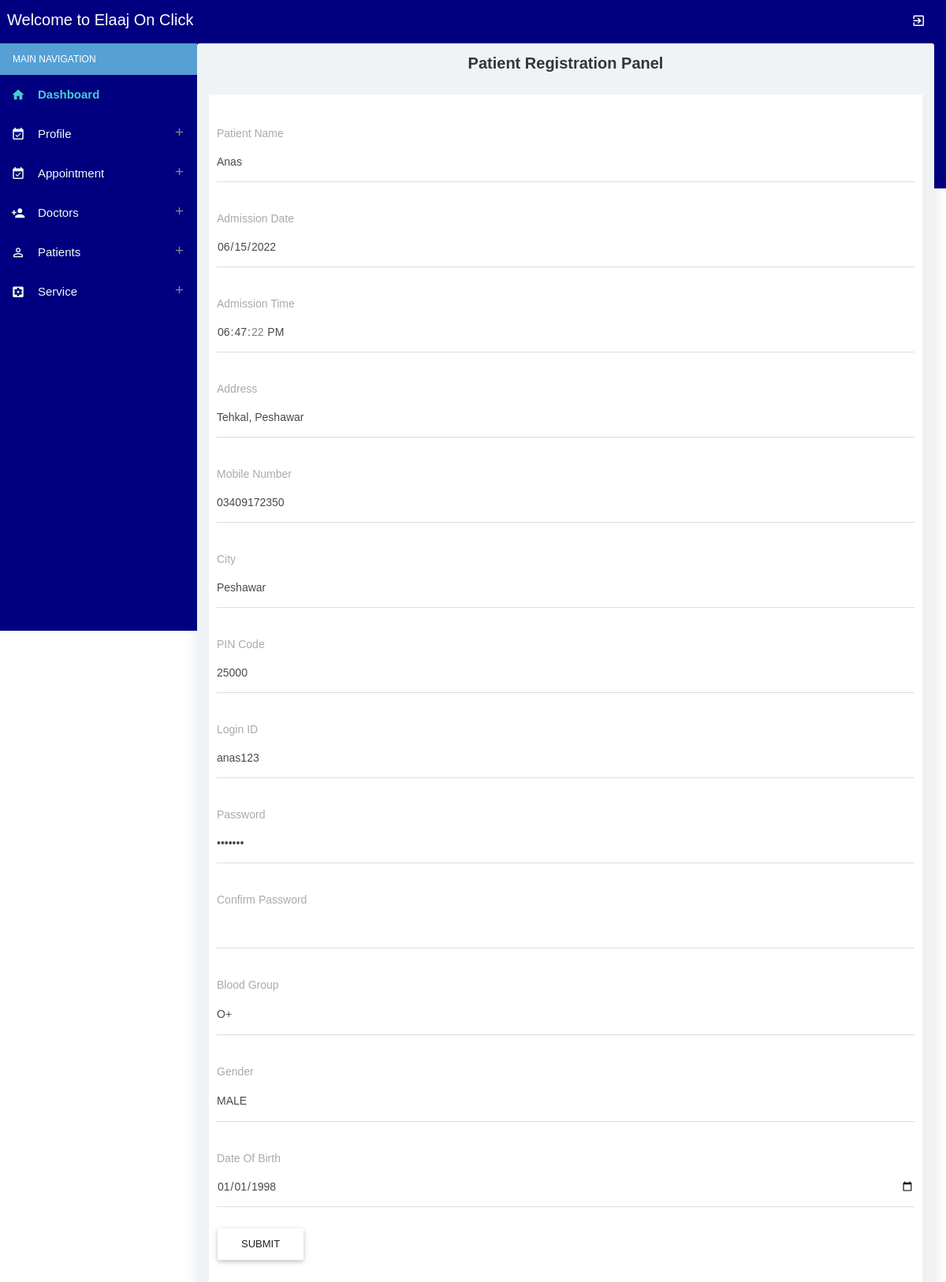
The app's page /patient.php?editid=1 (signed in) with its own data.
### tables this page shows
CREATE TABLE `patient` (
  `patientid` int(10) NOT NULL,
  `patientname` varchar(50) NOT NULL,
  `admissiondate` date NOT NULL,
  `admissiontime` time NOT NULL,
  `address` varchar(250) NOT NULL,
  `mobileno` varchar(15) NOT NULL,
  `city` varchar(25) NOT NULL,
  `pincode` varchar(20) NOT NULL,
  `loginid` varchar(50) NOT NULL,
  `password` varchar(25) NOT NULL,
  `bloodgroup` varchar(20) NOT NULL,
  `gender` varchar(10) NOT NULL,
  `dob` date NOT NULL,
  `status` varchar(10) NOT NULL
);

### patient.php (the view, shortened to what this page needs)
<?php
include("adformheader.php");
include("dbconnection.php");
if(isset($_GET[editid]))
{
	$sql="SELECT * FROM patient WHERE patientid='$_GET[editid]' ";
	$qsql = mysqli_query($con,$sql);
	$rsedit = mysqli_fetch_array($qsql);
}
?>
<div class="container-fluid">
    <div class="block-header">
        <h2 class="text-center">Patient Registration Panel</h2>
    </div>
    <div class="card">
        <form method="post" action="" name="frmpatient" onSubmit="return validateform()" style="padding: 10px">
            <div class="form-group"><label>Patient Name</label>
                <div class="form-line">
                    <input class="form-control" type="text" name="patientname" id="patientname"
                        value="<?php echo $rsedit[patientname]; ?>" />
                </div>
            </div>
            <?php
			if(isset($_GET[editid]))
			{
				?>
            <div class="form-group"><label>Admission Date</label>
                <div class="form-line">
                    <input class="form-control" type="date" name="admissiondate" id="admissiondate"
                        value="<?php echo $rsedit[admissiondate]; ?>" readonly />
                </div>
            </div>
            <div class="form-group"><label>Admission Time</label>
                <div class="form-line">
                    <input class="form-control" type="time" name="admissiontme" id="admissiontme"
                        value="<?php echo $rsedit[admissiontime]; ?>" readonly />
                </div>
            </div>
            <?php
			}
			?>
            <div class="form-group">
                <label>Address</label>
                <div class="form-line">
                    <input class="form-control " name="address" id="tinymce" value="<?php echo $rsedit[address]; ?>">
                </div>
            </div>
            <div class="form-group"><label>Mobile Number</label>
                <div class="form-line">
                    <input class="form-control" type="text" name="mobilenumber" id="mobilenumber"
                        value="<?php echo $rsedit[mobileno]; ?>" />
                </div>
            </div>
            <div class="form-group"><label>City</label>
                <div class="form-line">
                    <input class="form-control" type="text" name="city" id="city"
                        value="<?php echo $rsedit[city]; ?>" />
                </div>
            </div>
            <div class="form-group"><label>PIN Code</label>
                <div class="form-line">
                    <input class="form-control" type="text" name="pincode" id="pincode"
                        value="<?php echo $rsedit[pincode]; ?>" />
                </div>
            </div>
            <div class="form-group"><label>Login ID</label>
                <div class="form-line">
                    <input class="form-control" type="text" name="loginid" id="loginid"
                        value="<?php echo $rsedit[loginid]; ?>" />
                </div>
            </div>
            <div class="form-group"><label>Password</label>
                <div class="form-line">
                    <input class="form-control" type="password" name="password" id="password"
                        value="<?php echo $rsedit[password]; ?>" />
                </div>
            </div>
            <div class="form-group"><label>Confirm Password</label>
                <div class="form-line">
                    <input class="form-control" type="password" name="confirmpassword" id="confirmpassword"
                        value="<?php echo $rsedit[confirmpassword]; ?>" />
                </div>
            </div>
            <div class="form-group"><label>Blood Group</label>
                <div class="form-line"><select class="form-control show-tick" name="select2" id="select2">
                        <?php
					$arr = array("A+","A-","B+","B-","O+","O-","AB+","AB-");
					foreach($arr as $val)
					{
						if($val == $rsedit[bloodgroup])
						{
							echo "<option value='$val' selected>$val</option>";
						}
						else
						{
							echo "<option value='$val'>$val</option>";
						}
					}
					?>
                    </select>
                </div>
            </div>
            <div class="form-group"><label>Gender</label>
                <div class="form-line"><select class="form-control show-tick" name="select3" id="select3">
                        <?php
				$arr = array("MALE","FEMALE");
				foreach($arr as $val)
				{
					if($val == $rsedit[gender])
					{
						echo "<option value='$val' selected>$val</option>";
					}
					else
					{
						echo "<option value='$val'>$val</option>";
					}
				}
				?>
                    </select>
                </div>
            </div>
            <div class="form-group"><label>Date Of Birth</label>
                <div class="form-line">
                    <input class="form-control" type="date" name="dateofbirth" max="<?php echo date("Y-m-d"); ?>"
                        id="dateofbirth" value="<?php echo $rsedit[dob]; ?>" />
                </div>
            </div>
            <input class="btn btn-default" type="submit" name="submit" id="submit" value="Submit" />
        </form>
        <p>&nbsp;</p>
    </div>
</div>
<?php
include("adformfooter.php");
?>

### records on screen
patient: patientname "Anas", admissiondate "06/15/2022", admissiontme "18:47:22", address "Tehkal, Peshawar", mobilenumber "03409172350", city "Peshawar", pincode "25000", loginid "anas123", select2 "O+", select3 "MALE", dateofbirth "01/01/1998"
